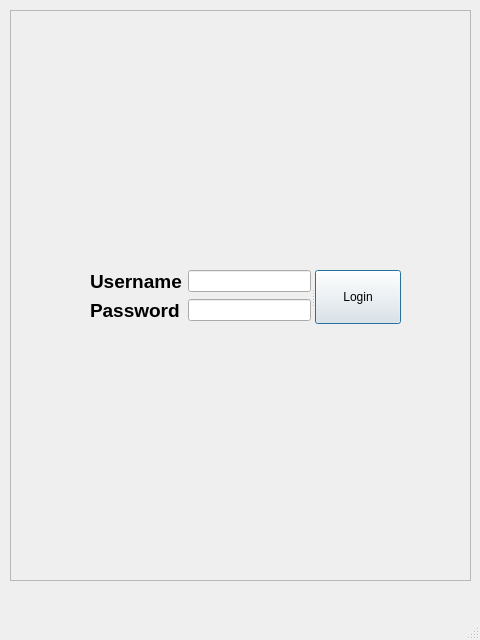
<?xml version="1.0" encoding="UTF-8"?>
<ui version="4.0">
 <class>MainWindow</class>
 <widget class="QMainWindow" name="MainWindow">
  <property name="geometry">
   <rect>
    <x>0</x>
    <y>0</y>
    <width>480</width>
    <height>640</height>
   </rect>
  </property>
  <property name="windowTitle">
   <string>MainWindow</string>
  </property>
  <widget class="QWidget" name="centralwidget">
   <widget class="QFrame" name="frame">
    <property name="geometry">
     <rect>
      <x>10</x>
      <y>10</y>
      <width>461</width>
      <height>571</height>
     </rect>
    </property>
    <property name="frameShape">
     <enum>QFrame::StyledPanel</enum>
    </property>
    <property name="frameShadow">
     <enum>QFrame::Raised</enum>
    </property>
    <widget class="QLabel" name="label_3">
     <property name="geometry">
      <rect>
       <x>310</x>
       <y>40</y>
       <width>131</width>
       <height>91</height>
      </rect>
     </property>
     <property name="styleSheet">
      <string notr="true">border-image: url(:/your-logo-here2.png);</string>
     </property>
     <property name="text">
      <string/>
     </property>
    </widget>
    <widget class="QSplitter" name="splitter">
     <property name="geometry">
      <rect>
       <x>80</x>
       <y>260</y>
       <width>311</width>
       <height>54</height>
      </rect>
     </property>
     <property name="orientation">
      <enum>Qt::Horizontal</enum>
     </property>
     <widget class="QWidget" name="">
      <layout class="QFormLayout" name="formLayout">
       <item row="0" column="0">
        <widget class="QLabel" name="label">
         <property name="text">
          <string>&lt;html&gt;&lt;head/&gt;&lt;body&gt;&lt;p&gt;&lt;span style=&quot; font-size:14pt; font-weight:600;&quot;&gt;Username&lt;/span&gt;&lt;/p&gt;&lt;/body&gt;&lt;/html&gt;</string>
         </property>
        </widget>
       </item>
       <item row="0" column="1">
        <widget class="QLineEdit" name="user"/>
       </item>
       <item row="1" column="0">
        <widget class="QLabel" name="label_2">
         <property name="text">
          <string>&lt;html&gt;&lt;head/&gt;&lt;body&gt;&lt;p&gt;&lt;span style=&quot; font-size:14pt; font-weight:600;&quot;&gt;Password&lt;/span&gt;&lt;/p&gt;&lt;/body&gt;&lt;/html&gt;</string>
         </property>
        </widget>
       </item>
       <item row="1" column="1">
        <widget class="QLineEdit" name="password">
         <property name="echoMode">
          <enum>QLineEdit::Password</enum>
         </property>
        </widget>
       </item>
      </layout>
     </widget>
     <widget class="QPushButton" name="ButtonLogin">
      <property name="mouseTracking">
       <bool>true</bool>
      </property>
      <property name="tabletTracking">
       <bool>true</bool>
      </property>
      <property name="text">
       <string>Login</string>
      </property>
      <property name="autoDefault">
       <bool>true</bool>
      </property>
      <property name="default">
       <bool>true</bool>
      </property>
      <property name="flat">
       <bool>false</bool>
      </property>
     </widget>
    </widget>
   </widget>
  </widget>
  <widget class="QMenuBar" name="menubar">
   <property name="geometry">
    <rect>
     <x>0</x>
     <y>0</y>
     <width>480</width>
     <height>21</height>
    </rect>
   </property>
  </widget>
  <widget class="QStatusBar" name="statusbar"/>
 </widget>
 <resources>
  <include location="imagesqt.qrc"/>
 </resources>
 <connections/>
</ui>
